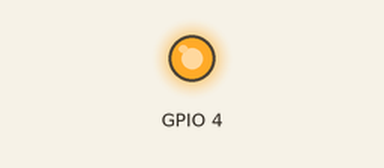
Recording of a program running on a simulated Raspberry Pi (BCM pin numbers). Shown: output pins drawn as LEDs (lit = HIGH). At 9.0 s the program stops and its outputs stay as they are.

Above: at 0.2 s.
At 2.7 s:
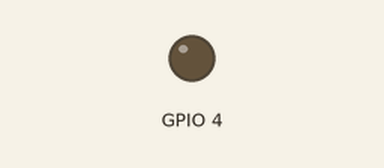
Timing chart, 0 to 4.6 s (numbered marks = the images above):
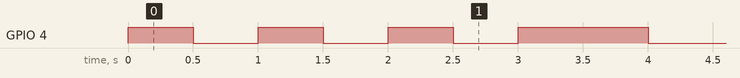

The program:

blink.py
```python
import RPi.GPIO as GPIO
import time
GPIO.setwarnings(False)
GPIO.setmode(GPIO.BCM)
GPIO.setup(4, GPIO.OUT)

GPIO.output(4, GPIO.HIGH)
time.sleep(0.5)
GPIO.output(4, GPIO.LOW)
time.sleep(0.5)
GPIO.output(4, GPIO.HIGH)
time.sleep(0.5)
GPIO.output(4, GPIO.LOW)
time.sleep(0.5)
GPIO.output(4, GPIO.HIGH)
time.sleep(0.5)
GPIO.output(4, GPIO.LOW)
time.sleep(0.5)
GPIO.output(4, GPIO.HIGH)
time.sleep(1)
GPIO.output(4, GPIO.LOW)
time.sleep(1)
GPIO.output(4, GPIO.HIGH)
time.sleep(1)
GPIO.output(4, GPIO.LOW)
time.sleep(1)
GPIO.output(4, GPIO.HIGH)
time.sleep(1)
GPIO.output(4, GPIO.LOW)
time.sleep(1)
```

Measured:
- by itself, GPIO 4: repeats every 2.0 s: HIGH 1.0 s, LOW 1.0 s
